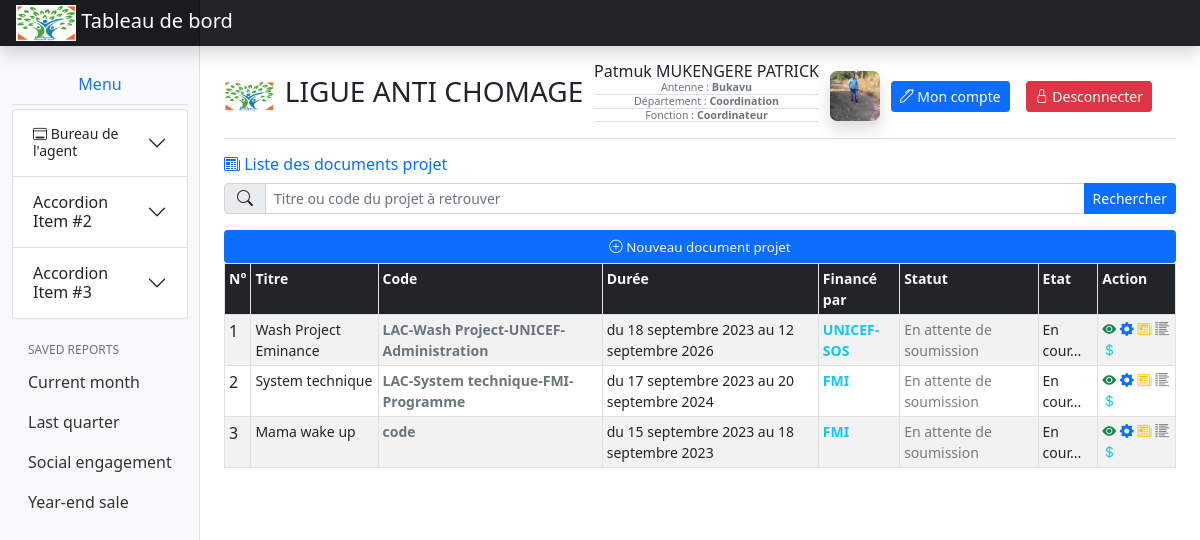
The page /office/liste_projet (signed in) on the database its author committed.
### APP_LAC/models.py (models this page shows, shortened)
class Utilisateur(models.Model):
    nom = models.CharField(default=None, max_length=50, null=False, blank=False)
    postnom = models.CharField(default=None, max_length=50, null=False, blank=False)
    prenom = models.CharField(default=None, max_length=50, null=True, blank=True)
    nom_utilisateur = models.CharField(max_length=50, null=False)
    mot_de_passe = models.CharField(max_length=50, unique=False, null=False)
    typeCompte = models.IntegerField(unique=False, null=False, blank=False, default=1)
    antenne = models.ForeignKey(Antenne, on_delete=models.CASCADE, default=None)
    departement = models.ForeignKey(Departement, on_delete=models.CASCADE, default=None)
    fonction = models.ForeignKey(Fonctions, on_delete=models.RESTRICT, default=None)
    email = models.EmailField(default=None, max_length=50, null=False, blank=False)
    tel1 = models.CharField(max_length=13, unique=False, null=False, blank=False, default=None)
    tel2 = models.CharField(max_length=13, unique=False, null=True, blank=True)
    agentFolderPht = models.CharField(max_length=100, null=True, blank=True)
    agentFolderDoc = models.CharField(max_length=100, null=True, blank=True)
    photo = models.FileField(default=None, null=True, blank=True, upload_to="photos")
    cv = models.FileField(default=None, null=True, blank=True, upload_to="CV")
    lettre = models.FileField(default=None, null=True, blank=True, upload_to="lettre")
    contrat = models.FileField(default=None, null=True, blank=True, upload_to="contrat")
    carteid = models.FileField(default=None, null=True, blank=True, upload_to="carte")
    diplome1 = models.FileField(default=None, null=True, blank=True, upload_to="dip1")
    diplome2 = models.FileField(default=None, null=True, blank=True, upload_to="dip2")
    diplome3 = models.FileField(default=None, null=True, blank=True, upload_to="dip2")

class Antenne(models.Model):
    designation = models.CharField(max_length=30, unique=True, null=False)
    def __str__(self):
        return self.designation

class Departement(models.Model):
    antenne = models.ForeignKey(Antenne, on_delete=models.CASCADE)
    designation = models.CharField(max_length=30, unique=True, null=False)
    def __str__(self):
        return self.designation

class Fonctions(models.Model):
    departement = models.ForeignKey(Departement, on_delete=models.CASCADE, default=None)
    designation = models.CharField(max_length=30, unique=True, null=False)
    def __str__(self):
        return self.designation

class Doc_Projet(models.Model):
    titre = models.CharField(max_length=100, blank=False)
    code_project = models.CharField(default=None, max_length=200, null=True, blank=True)
    finance_par = models.CharField(max_length=50, blank=False)
    date_debut = models.DateField(default=django.utils.timezone.now, blank=False)
    date_fin = models.DateField(default=django.utils.timezone.now, blank=False)
    duree = models.CharField(default=0, max_length=50)
    plan_action = models.CharField(max_length=100)
    programme_solicite = models.CharField(max_length=100)
    contextActualiseProgramme = models.TextField()
    descImpactAttenduProg = models.TextField()
    statut = models.CharField(default='En attente de soumission', blank=False, max_length=100)
    etat = models.CharField(default='En cours', blank=False, max_length=100)
    class Meta:
        ordering = ['-id']

### APP_LAC/views.py (the view)
def liste_projet(request):
    mesures_securitaires(request)
    les_projets = models.Doc_Projet.objects.all()
    info = {
        'projets': les_projets,
        'user': models.Utilisateur.objects.get(nom_utilisateur=request.session['utilisateur'])
    }
    return render(request, 'office/docprojet/liste_projet.html', context=info)

### APP_LAC/views.py (called while the page is built)
def mesures_securitaires(request):
    try:
        if request.session:
            request.session['utilisateur']
    except Exception as exc:
        return redirect('index_office')

### templates/office/docprojet/liste_projet.html (shortened to what this page needs)
{% extends 'base_dashboard_agent.html' %}
{% load static %}
{% block user-name %}
    <div id="detail-agent" class="align-items-center">
        <p class="p-0 mb-0 text-center">{{ user.prenom | capfirst }} {{ user.nom |upper }} {{ user.postnom | upper }}</p>
        <p class="text-muted small text-center fw-normal m-0 p-0 border-bottom small-info">Antenne : <strong>{{ user.antenne }}</strong></p>
        <p class="text-muted small text-center fw-normal m-0 p-0 border-bottom small-info">Département : <strong>{{ user.departement }}</strong></p>
        <p class="text-muted small text-center fw-normal m-0 p-0 border-bottom small-info">Fonction : <strong>{{ user.fonction }}</strong></p>
    </div>
{% endblock %}
{% block user_profil %}
    {% if user.photo %}
        <div class="shadow" id="user-profil"
             style="min-width: 50px; min-height: 50px;
                     background-image: url('/media/{{ user.photo }}');
                     background-position: center;
                     background-size: cover;
                     border-radius: 7px;
                     ">
        </div>
    {% endif %}
{% endblock %}
{% block compte_btn_groupe %}
        <div class="text-center w-100 d-md-flex flex-row">
            <a type="button" href="{% url 'profil_agent' user.id %}" class="btn btn-sm btn-primary">
                <span class="bi-pen"> Mon compte</span>
            </a>
            <a type="button" class="btn btn-sm  mx-3 btn-danger small" href="{% url 'module_deconnexion' %}"><span class="bi-lock"> Desconnecter</span></a>
        </div>
  </div>
{% endblock %}
{% block section_title %}
    <span class="text-primary bi-newspaper">
        Liste des documents projet
    </span>
{% endblock %}
{% block central_section %}
    <div class="w-100">
        <form method="post" action="{% url 'doc_projet' %}">
            <div class="input-group mb-3">
              <span class="input-group-text bi-search" id="basic-addon1"> </span>
              <input type="text" class="form-control form-control-sm" placeholder="Titre ou code du projet à retrouver" aria-label="Username" aria-describedby="basic-addon1">
                <button type="submit" class="btn-sm btn btn-primary">
                    Rechercher
                </button>
            </div>
        </form>
    </div>
    <div>
        <a style="font-size: 11pt" href="{% url 'doc_projet' %}" type="button" class="w-100 btn btn-sm btn-primary text-light">
            <span style="font-size: 10pt" class="bi-plus-circle"> Nouveau document projet</span>
        </a>
    </div>
    <div>
        <table class="table table-bordered table-striped table-responsive table-sm">
          <thead class="align-items-center">
            <tr class="bg-dark text-light small table">
              <th scope="col">N°</th>
              <th scope="col">Titre</th>
              <th scope="col">Code</th>
              <th scope="col">Durée</th>
              <th scope="col">Financé par</th>
              <th scope="col">Statut</th>
              <th scope="col">Etat</th>
              <th scope="col">Action</th>
            </tr>
          </thead>
          <tbody>
            {% for projet in projets %}
                <tr>
                    <td>{{ forloop.counter }}</td>
                    <td class="small">{{ projet.titre }}</td>
                    <td class="small text-muted fw-bold">{{ projet.code_project }}</td>
                    <td class="small"> du {{ projet.date_debut }} au {{ projet.date_fin }}</td>
                    <td class="fw-bold small text-info">{{ projet.finance_par }}</td>
                    <td class="small text-black-50">
                        {{ projet.statut }}
                    </td>
                    <td class="small">En cour...</td>
                    <td class="small">
                        <a href="{% url 'apercu_du_projet' projet.id %}" title="Configuration succinte du projet" type="button" ><span class="text-success bi-eye-fill"></span></a>
                        <a href="{% url 'configuration_doc_projet' projet.id %}" title="Configuration succinte du projet" type="button" ><span class="text-primary bi-gear-fill"></span></a>
                        <a href="{% url 'configuration_domaine_doc_projet' projet.id %}" title="Configuration du documment projet" type="button" ><span class="text-warning bi-newspaper"></span></a>
                        <a href="{% url 'planification_detaillee' projet.id %}" title="Planification détaillée du projet" type="button" ><span class="text-black-50 bi-list-columns-reverse"></span></a>
                        <a href="{% url 'budget' projet.id %}" title="Budget Global" type="button" ><span class="text-info bi-currency-dollar"></span></a>
                    </td>
                </tr>
            {% endfor %}
          </tbody>
    </table>
    </div>
{% endblock %}

### rows shown on the page
Utilisateur: prenom "Patmuk", nom "MUKENGERE", postnom "PATRICK", antenne "Bukavu", departement "Coordination", fonction "Coordinateur", photo (picture)
Doc_Projet: titre "Wash Project Eminance", code_project "LAC-Wash Project-UNICEF-Administration", date_debut "18 septembre 2023", date_fin "12 septembre 2026", finance_par "UNICEF-SOS", statut "En attente de soumission"
Doc_Projet: titre "System technique", code_project "LAC-System technique-FMI-Programme", date_debut "17 septembre 2023", date_fin "20 septembre 2024", finance_par "FMI", statut "En attente de soumission"
Doc_Projet: titre "Mama wake up", code_project "code", date_debut "15 septembre 2023", date_fin "18 septembre 2023", finance_par "FMI", statut "En attente de soumission"
